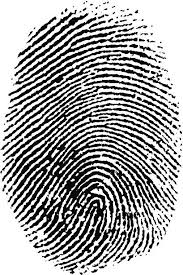
#> input picture pertemuan6/image.png, 183 x 275 px
$ python active_countur.py
#> lines starting #> are read from the running program, lines starting #| are printed output that depends on the picture
import numpy as np
import matplotlib.pyplot as plt
from skimage import io, color
from skimage.filters import gaussian
from skimage.segmentation import active_contour

# Baca gambar
img = io.imread('image.png')
#> img is the input picture: shape (275, 183, 3); min 0, max 255, mean 164.1
img_gray = color.rgb2gray(img)

# Smooth image
img_smooth = gaussian(img_gray, 1)
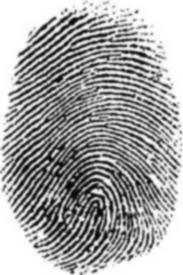
#> img_smooth: shape (275, 183) float64; min 0.0329, max 1, mean 0.644

# Initial snake (initial contour)
s = np.linspace(0, 2 * np.pi, 400)
x = 200 + 100 * np.cos(s)
y = 100 + 100 * np.sin(s)
init = np.array([x, y]).T

# Active contour model
snake = active_contour(img_smooth, init, alpha=0.015, beta=10, gamma=0.001)
#> snake = 400 pairs, first value 96.15 to 272, second value 1.96 to 178.2

# Plot the results
fig, ax = plt.subplots(figsize=(7, 7))
ax.imshow(img, cmap='gray')
ax.plot(init[:, 0], init[:, 1], '--r', lw=3, label='Initial Contour')
ax.plot(snake[:, 0], snake[:, 1], '-b', lw=3, label='Active Contour')
ax.set_title('Active Contour Segmentation')
ax.axis('off')
ax.legend()
plt.show()
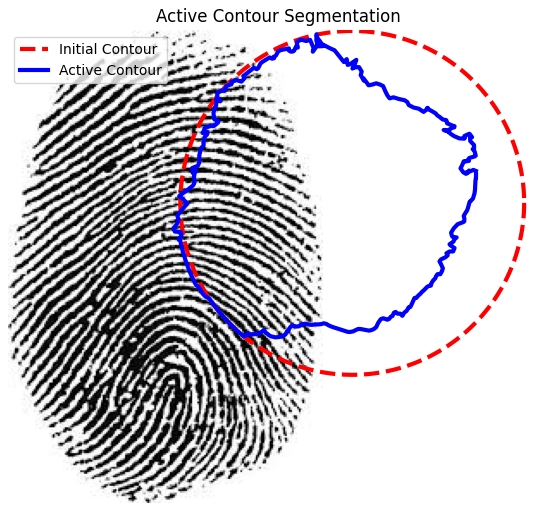
#> figure drawn by matplotlib, 1 panel
